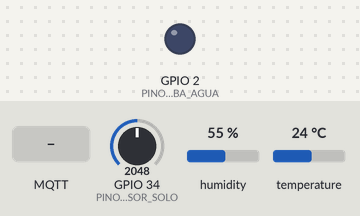
The program below on a simulated ESP32. Shown: output pins drawn as LEDs (lit = HIGH). Inputs (shaded band) come from the test bench; at power-on: GPIO 34 (PINO_SENSOR_SOLO) = 2048, humidity 55 %, temperature 24 °C. WiFi joins after 1.5 s; servers stay silent unless stated; random numbers use the default seed unless the program sets one; no MQTT or app messages arrive unless stated; what the program prints to the serial monitor is not drawn.

Above: at 2.7 s.
2.8 s: MQTT message "LIGAR" arrives on the first subscribed topic
At 3.8 s:
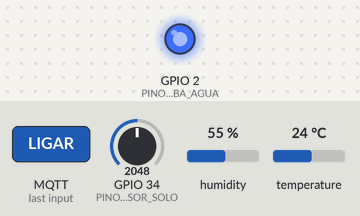
4.3 s: MQTT message "DESLIGAR" arrives on the first subscribed topic
At 5.0 s:
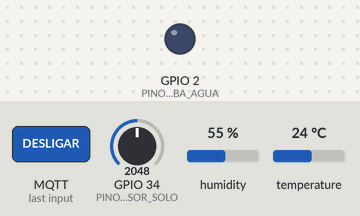
Timing chart, 0 to 7.3 s (numbered marks = the images above; inputs shaded):
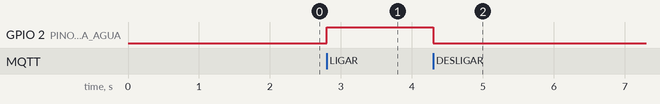

Measured:
- after the input at 2.8 s, GPIO 2 (PINO_BOMBA_AGUA): LOW → HIGH at once
- after the input at 4.3 s, GPIO 2 (PINO_BOMBA_AGUA): HIGH → LOW at once

The program:

main.cpp
```cpp
#include <WiFi.h>
#include <PubSubClient.h>
#include "DHTesp.h"

// ==========================================
// CONFIGURAÇÕES DO PROJETO E REDE
// ==========================================
const char* SSID_REDE = "Wokwi-GUEST";
const char* SENHA_REDE = "";

// Utilizamos o HiveMQ como broker público para simplificar o ambiente de testes
const char* BROKER_MQTT = "broker.hivemq.com";
const int PORTA_MQTT = 1883;

// ==========================================
// MAPEAMENTO DE HARDWARE (PINAGEM)
// ==========================================
const int PINO_SENSOR_CLIMA = 15; // DHT22 (Temperatura/Umidade do Ar)
const int PINO_SENSOR_SOLO = 34;  // Potenciômetro simulando o Higrômetro
const int PINO_BOMBA_AGUA = 2;    // LED Azul atuando como a bomba

// ==========================================
// ARQUITETURA DOS TÓPICOS MQTT
// ==========================================
// Estrutura semântica para facilitar a integração com o app mobile
const char* TOPICO_LEITURA_SOLO = "agrosmart/telemetria/solo";
const char* TOPICO_LEITURA_TEMP = "agrosmart/telemetria/temperatura";
const char* TOPICO_COMANDO_BOMBA = "agrosmart/comando/bomba";
const char* TOPICO_STATUS_BOMBA = "agrosmart/status/bomba";

// ==========================================
// INSTÂNCIAS GLOBAIS
// ==========================================
WiFiClient clienteWiFi;
PubSubClient mqtt(clienteWiFi);
DHTesp sensorClima;

// Controle de concorrência de tempo (Evita o uso do delay() no loop principal)
unsigned long ultimoEnvio = 0;
const unsigned long INTERVALO_ENVIO_MS = 2000;

// ==========================================
// FUNÇÕES DE INFRAESTRUTURA
// ==========================================

void conectarWiFi() {
  Serial.printf("\n[REDE] Iniciando conexão com a rede: %s\n", SSID_REDE);
  WiFi.begin(SSID_REDE, SENHA_REDE);

  // Loop de espera ativa com feedback visual no terminal
  while (WiFi.status() != WL_CONNECTED) {
    delay(500);
    Serial.print(".");
  }
  Serial.println("\n[REDE] Wi-Fi conectado com sucesso! IP obtido.");
}

void reconectarMQTT() {
  // Garante a resiliência do sistema: fica em loop até o broker responder
  while (!mqtt.connected()) {
    Serial.print("[MQTT] Tentando estabelecer conexão com o broker...");

    // Gera um ID dinâmico para evitar conflitos de sessão no broker público
    String idCliente = "AgroSmart-Node-" + String(random(0xffff), HEX);

    if (mqtt.connect(idCliente.c_str())) {
      Serial.println(" SUCESSO!");

      // Assim que conecta, registra o interesse (subscribe) nos comandos
      mqtt.subscribe(TOPICO_COMANDO_BOMBA);
      Serial.println("[MQTT] Escutando comandos no tópico da bomba.");
    } else {
      Serial.print(" FALHA. Código: ");
      Serial.print(mqtt.state());
      Serial.println(" -> Nova tentativa em 5 segundos.");
      delay(5000);
    }
  }
}

// ==========================================
// LÓGICA DE NEGÓCIO E CONTROLE
// ==========================================

// Callback acionado sempre que um comando chega do celular via MQTT
void processarComandoRecebido(char* topico, byte* payload, unsigned int tamanho) {
  // Transforma o array de bytes em uma String legível
  String comando = "";
  for (unsigned int i = 0; i < tamanho; i++) {
    comando += (char)payload[i];
  }

  Serial.printf("[MQTT-RECV] Tópico: %s | Comando recebido: %s\n", topico, comando.c_str());

  // Roteamento do comando
  if (String(topico) == TOPICO_COMANDO_BOMBA) {
    if (comando == "LIGAR") {
      digitalWrite(PINO_BOMBA_AGUA, HIGH);
      mqtt.publish(TOPICO_STATUS_BOMBA, "BOMBA_LIGADA");
      Serial.println("[SISTEMA] ATUADOR: Bomba ativada remotamente.");
    }
    else if (comando == "DESLIGAR") {
      digitalWrite(PINO_BOMBA_AGUA, LOW);
      mqtt.publish(TOPICO_STATUS_BOMBA, "BOMBA_DESLIGADA");
      Serial.println("[SISTEMA] ATUADOR: Bomba desativada remotamente.");
    }
    else {
      Serial.println("[SISTEMA] AVISO: Comando não reconhecido.");
    }
  }
}

// ==========================================
// CICLO DE VIDA DO MICROCONTROLADOR
// ==========================================

void setup() {
  Serial.begin(115200);
  Serial.println("\n=================================");
  Serial.println("  INICIANDO SISTEMA AGROSMART   ");
  Serial.println("=================================");

  // Setup de atuadores físicos
  pinMode(PINO_BOMBA_AGUA, OUTPUT);
  digitalWrite(PINO_BOMBA_AGUA, LOW); // Medida de segurança: inicializa desligado

  // Setup de sensores
  sensorClima.setup(PINO_SENSOR_CLIMA, DHTesp::DHT22);

  // Inicialização das camadas de rede
  conectarWiFi();
  mqtt.setServer(BROKER_MQTT, PORTA_MQTT);
  mqtt.setCallback(processarComandoRecebido);
}

void loop() {
  // Camada de persistência de conexão
  if (!mqtt.connected()) {
    reconectarMQTT();
  }
  mqtt.loop(); // Processa pacotes de entrada/saída (Heartbeat)

  // Temporizador não-bloqueante para aquisição de dados
  unsigned long tempoAtual = millis();
  if (tempoAtual - ultimoEnvio >= INTERVALO_ENVIO_MS) {
    ultimoEnvio = tempoAtual;

    // 1. Aquisição de Dados Ambientais
    TempAndHumidity dadosClima = sensorClima.getTempAndHumidity();
    String tempStr = String(dadosClima.temperature, 1);

    // 2. Aquisição de Dados de Solo (Simulado)
    // O conversor Analógico-Digital do ESP32 lê de 0 a 4095. Convertendo para % (0-100)
    int leituraCrua = analogRead(PINO_SENSOR_SOLO);
    int umidadeSoloPercentual = map(leituraCrua, 0, 4095, 0, 100);
    String soloStr = String(umidadeSoloPercentual);

    // 3. Transmissão para Nuvem (Publish)
    mqtt.publish(TOPICO_LEITURA_TEMP, tempStr.c_str());
    mqtt.publish(TOPICO_LEITURA_SOLO, soloStr.c_str());

    // 4. Log local para monitoramento
    Serial.printf("[TELEMETRIA] Temp do Ar: %s°C | Umidade do Solo: %s%%\n", tempStr.c_str(), soloStr.c_str());
  }
}
```
